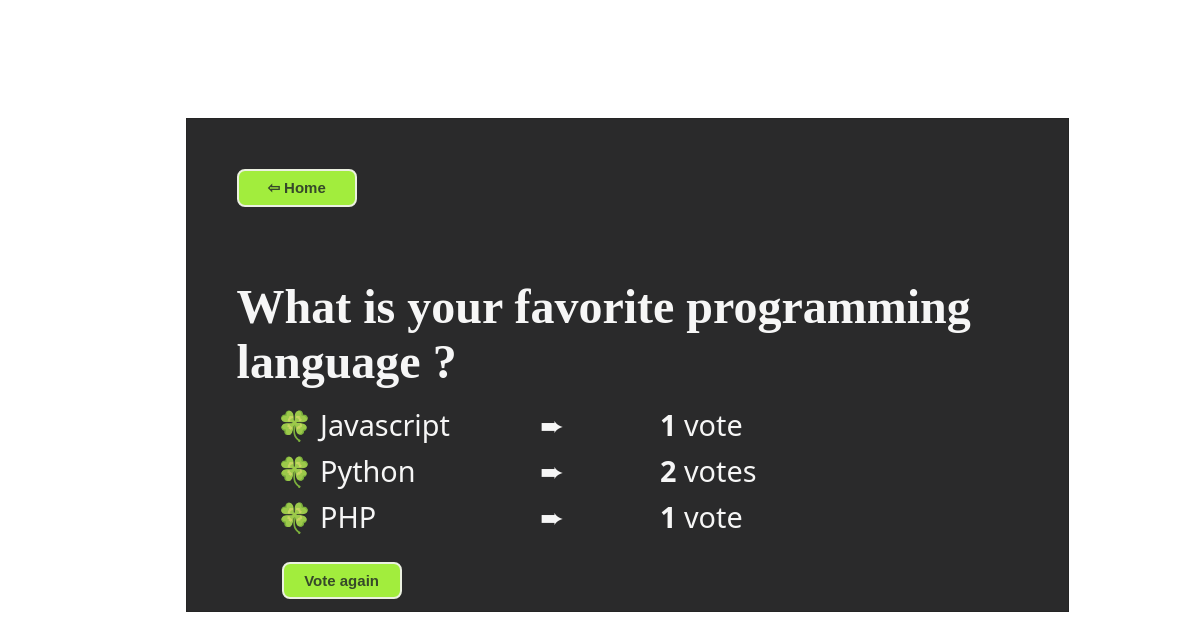
Screenshot of /polls/3/results/ with the database file from the repository.
### polls/models.py (models this page shows, shortened)
class Question(models.Model):
    question_text = models.CharField(max_length=200)
    pub_date = models.DateTimeField("date published")
    def was_published_recently(self):
        now = timezone.now()
        return now - datetime.timedelta(days=1) <= self.pub_date <= now
    was_published_recently.admin_order_field = "pub_date"
    was_published_recently.boolean = True
    was_published_recently.short_description = "Published recently?"

class Choice(models.Model):
    question = models.ForeignKey(Question, on_delete=models.CASCADE)
    choice_text = models.CharField(max_length=200)
    votes = models.IntegerField(default=0)

### polls/views.py (the view)
# urls.py: path("<int:pk>/results/", views.ResultsView.as_view(), name="results"),
class ResultsView(generic.DetailView):
    model = Question
    template_name = "polls/results.html"

### polls/templates/polls/results.html (shortened to what this page needs)
{% load static %}
<link rel="stylesheet" type="text/css" href="{% static 'polls/style.css' %}" />
<head>
</head>
<body>
  <div class="box">
    <form action="{% url 'polls:index' %}">
      <button id="homeBtn" type="submit">⇦ Home</button>
    </form>
    <h1>{{ question.question_text }}</h1>
    <ul class="result">
      {% for choice in question.choice_set.all %}
      <li>
        🍀 {{ choice.choice_text }}
        <span id="icon">
          ➨
        </span>
        <span id="voteNum">
          <b>{{ choice.votes }}</b> vote{{choice.votes|pluralize}}
        </span>
      </li>
      {% endfor %}
    </ul>
    <form action="{% url 'polls:detail' question.id %}">
      <button id="btn" type="submit">Vote again</button>
    </form>
  </div>
</body>

### polls/static/polls/style.css (style rules this page uses)
body { background: white url("https://media.giphy.com/media/7y5EOZwTTncuQ/giphy.gif") center center no-repeat; background-size: 100% 100%; }
.box { margin: 10% 15%; padding: 50px 50px; background-color: #060607; border: 1px solid black; opacity: 0.85; filter: alpha(opacity=85); height: 50%; width: 66%; }
h1 { color: whitesmoke; margin: 1.5em 0 10px 0; font-size: 3em; }
li { color: whitesmoke; margin-bottom: 7px; font-family: "Segoe UI", Tahoma, Geneva, Verdana, sans-serif; font-size: 1.8em; }
button { color: #142905; background-color: #98f51ef5; border: 2px solid #e8eedb; border-radius: 8px; width: 8em; height: 2.5em; font-weight: bold; cursor: pointer; font-size: 15px; }
#btn { margin: 10px 0px 0 3em; }
.result { list-style-type: none; }
#icon { position: absolute; left: 45%; }
#voteNum { position: absolute; left: 55%; }

### rows the page displays
Question: question_text "What is your favorite programming language ?"
Choice: choice_text "Javascript", votes "1"
Choice: choice_text "Python", votes "2"
Choice: choice_text "PHP", votes "1"
